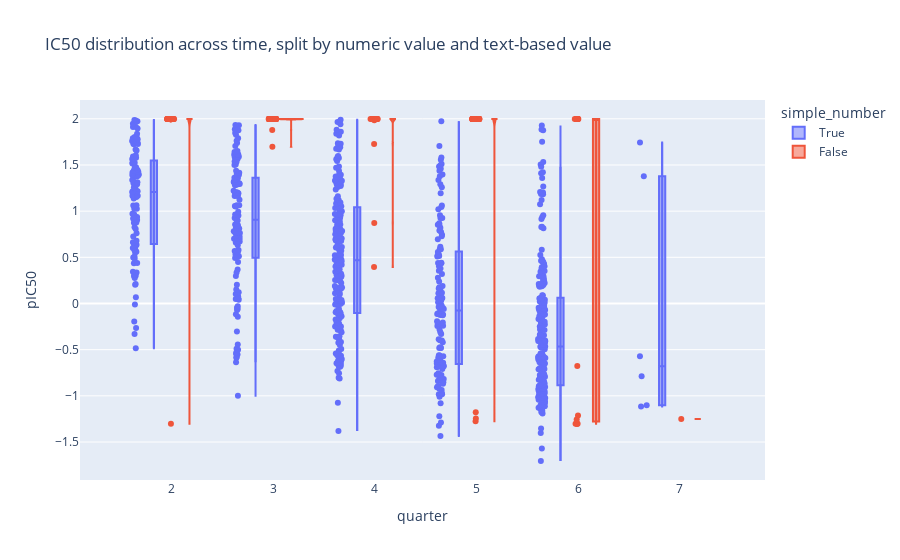

Source (notebook cell):
### Code cell
fig = px.violin(pd.DataFrame(dict(pIC50=ic50.apply(np.log10), quarter=quarter, simple_number=digit)), 
                x='quarter', y='pIC50', color='simple_number',
                box=True, points='all',
               title='IC50 distribution across time, split by numeric value and text-based value'
               )
fig.update_traces(spanmode = 'hard')
fig

### Figure 1 — Plotly figure (JSON) as saved in the notebook; plotly's stock layout.template omitted (floating-point values rounded to 4 significant figures; data arrays with more than 128 entries replaced by an {"elided": "..."} marker saying what was removed)
{"data": [{"alignmentgroup": "True", "box": {"visible": true}, "hovertemplate": "simple_number=True<br>quarter=%{x}<br>pIC50=%{y}<extra></extra>", "legendgroup": "True", "marker": {"color": "#636efa"}, "name": "True", "offsetgroup": "True", "orientation": "v", "points": "all", "scalegroup": "True", "showlegend": true, "spanmode": "hard", "type": "violin", "x": {"elided": "808 int values"}, "x0": " ", "xaxis": "x", "y": {"elided": "808 float values"}, "y0": " ", "yaxis": "y"}, {"alignmentgroup": "True", "box": {"visible": true}, "hovertemplate": "simple_number=False<br>quarter=%{x}<br>pIC50=%{y}<extra></extra>", "legendgroup": "False", "marker": {"color": "#EF553B"}, "name": "False", "offsetgroup": "False", "orientation": "v", "points": "all", "scalegroup": "True", "showlegend": true, "spanmode": "hard", "type": "violin", "x": {"elided": "231 int values"}, "x0": " ", "xaxis": "x", "y": {"elided": "231 float values"}, "y0": " ", "yaxis": "y"}], "layout": {"autosize": true, "legend": {"title": {"text": "simple_number"}, "tracegroupgap": 0}, "title": {"text": "IC50 distribution across time, split by numeric value and text-based value"}, "violinmode": "group", "xaxis": {"anchor": "y", "autorange": true, "domain": [0, 1], "range": [1.107, 7.836], "title": {"text": "quarter"}, "type": "linear"}, "yaxis": {"anchor": "x", "autorange": true, "domain": [0, 1], "range": [-1.911, 2.204], "title": {"text": "pIC50"}, "type": "linear"}}}
